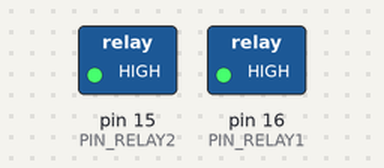
This sketch was run on a simulated Arduino Uno, built with avr-gcc and run on an emulated ATmega328P. Shown: switched loads named in the sketch (green lamp = pin HIGH).

Above: at 0.7 s.
At 5.2 s:
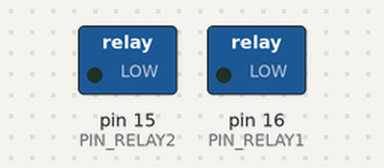
Timing chart, 0 to 6.9 s (numbered marks = the images above):
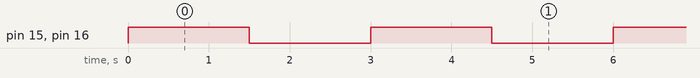

The sketch:

relay_module.ino
```cpp
#define PIN_RELAY1 16
#define PIN_RELAY2 15

void setup(){
  pinMode(PIN_RELAY1, OUTPUT);
  pinMode(PIN_RELAY2, OUTPUT);

  digitalWrite(PIN_RELAY1, 0);
  digitalWrite(PIN_RELAY2, 0);
}

void loop(){
  digitalWrite(PIN_RELAY1, 1);
  digitalWrite(PIN_RELAY2, 1);
  delay(1500);
  digitalWrite(PIN_RELAY1, 0);
  digitalWrite(PIN_RELAY2, 0);
  delay(1500);
}
```

Measured:
- by itself, pin 15 (PIN_RELAY2), pin 16 (PIN_RELAY1): alternates HIGH for 1.5 s and LOW for 1.5 s
